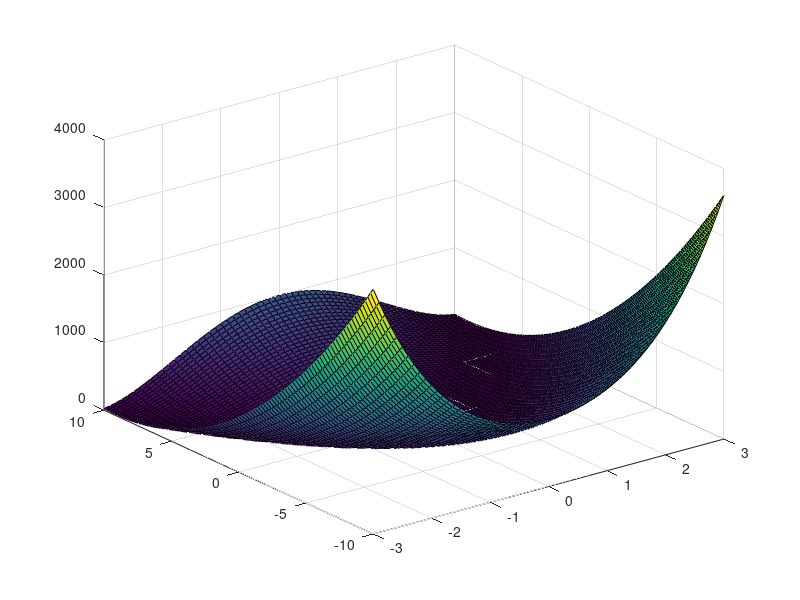

This figure's MATLAB source: (Note: this script raises an error after producing the figure.)
%%
x=-3:0.1:3;
y=-10:0.2:10;
[X,Y]=meshgrid(x,y);
a = 1; b = 10;
Z=(a-X).^2+b*(Y-X.^2).^2;
surf(X,Y,Z)
%% A1
f = @(X) (a - X(1))^2 + b * (X(2) - X(1)^2)^2;
X1 = [-1; 8];
A1 = f(X1);
save('A1.dat', 'A1', '-ascii');
%% A2
[A2, fval] = fminsearch(f, X1);
save('A2.dat', 'A2', '-ascii');
%% A3, A4
f = @(x1, x2) (1 - x1)^2 + 10 * (x2 - x1^2)^2;
syms x1 x2
fgfun = matlabFunction([diff(f, x1); diff(f, x2)]);
A3 = fgfun(-1, 8);
save('A3.dat', 'A3', '-ascii');
A4 = norm(A3, inf);
save('A4.dat', 'A4', '-ascii');

%% A5, A6
phi = @(t) [-1; 8] - t .* A3;
A5 = phi(0.1);
A6 = f(A5(1), A5(2));
save('A5.dat', 'A5', '-ascii');
save('A6.dat', 'A6', '-ascii');

%% A7, A8
f_phi = @(t) f(subsref(phi(t),struct('type','()','subs',{{1}})), ...
                   subsref(phi(t),struct('type','()','subs',{{2}})));
[t, fval] = fminbnd(f_phi, 0, 0.1);
A7 = t;
A8 = phi(t);
save('A7.dat', 'A7', '-ascii');
save('A8.dat', 'A8', '-ascii');

%% A9, A10
tol = 1e-4;
err = 10 * tol;
guess = [-1; 8];
f = @(x1, x2) (1 - x1)^2 + 10 * (x2 - x1^2)^2;
syms x1 x2
fgfun = matlabFunction([diff(f, x1); diff(f, x2)]);
step = 0;
while err >= tol
    step = step + 1;
    fg = fgfun(guess(1), guess(2));
    phi = @(t) [guess(1) - t * fg(1); guess(2) - t * fg(2)];
    f_phi = @(t) f(subsref(phi(t),struct('type','()','subs',{{1}})), ...
                   subsref(phi(t),struct('type','()','subs',{{2}})));
    [tmin, fvalmin] = fminbnd(f_phi, 0, 0.1);
    guess = phi(tmin);
    err = norm(fg, inf);
end
A9 = guess;
A10 = step - 1;
save('A9.dat', 'A9', '-ascii');
save('A10.dat', 'A10', '-ascii');